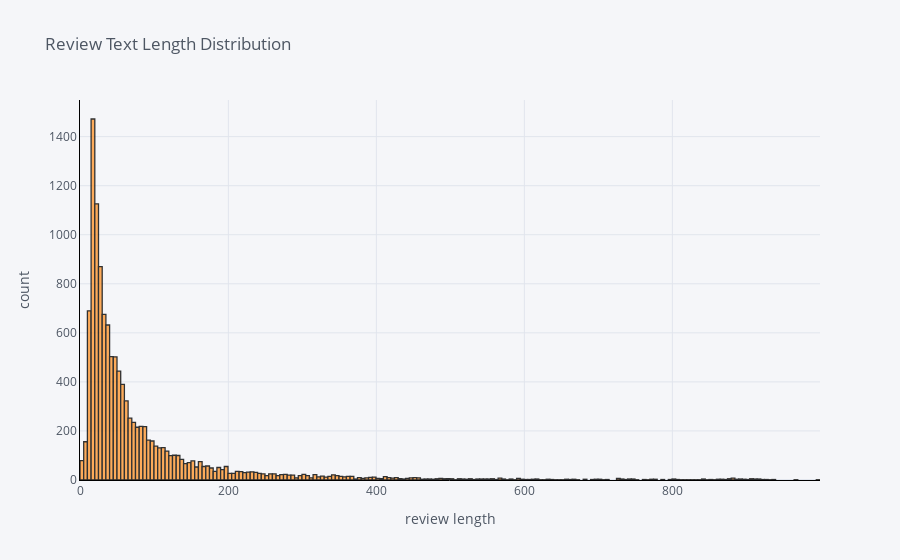

Notebook code cell kept with this figure:
### Markdown cell above
#### Number of Words per Review

### Code cell
# Create word Count 
df_user_rev['word_count'] = df_user_rev['review'].apply(lambda x: len(str(x).split()))

df_user_rev['word_count'].iplot(
    kind='hist',
    bins=300,
    xTitle='review length',
    linecolor='black',
    yTitle='count',
    title='Review Text Length Distribution',
    )

### Figure 1 — Plotly figure (JSON) as saved in the notebook; plotly's stock layout.template omitted (floating-point values rounded to 4 significant figures; data arrays with more than 128 entries replaced by an {"elided": "..."} marker saying what was removed)
{"data": [{"histfunc": "count", "histnorm": "", "marker": {"color": "rgba(255, 153, 51, 1.0)", "line": {"color": "#000000", "width": 1.3}}, "name": "word_count", "nbinsx": 300, "opacity": 0.8, "orientation": "v", "type": "histogram", "x": {"elided": "12058 int values"}}], "layout": {"barmode": "overlay", "legend": {"bgcolor": "#F5F6F9", "font": {"color": "#4D5663"}}, "paper_bgcolor": "#F5F6F9", "plot_bgcolor": "#F5F6F9", "title": {"font": {"color": "#4D5663"}, "text": "Review Text Length Distribution"}, "xaxis": {"gridcolor": "#E1E5ED", "linecolor": "black", "showgrid": true, "tickfont": {"color": "#4D5663"}, "title": {"font": {"color": "#4D5663"}, "text": "review length"}, "zerolinecolor": "#E1E5ED"}, "yaxis": {"gridcolor": "#E1E5ED", "linecolor": "black", "showgrid": true, "tickfont": {"color": "#4D5663"}, "title": {"font": {"color": "#4D5663"}, "text": "count"}, "zerolinecolor": "#E1E5ED"}}}
